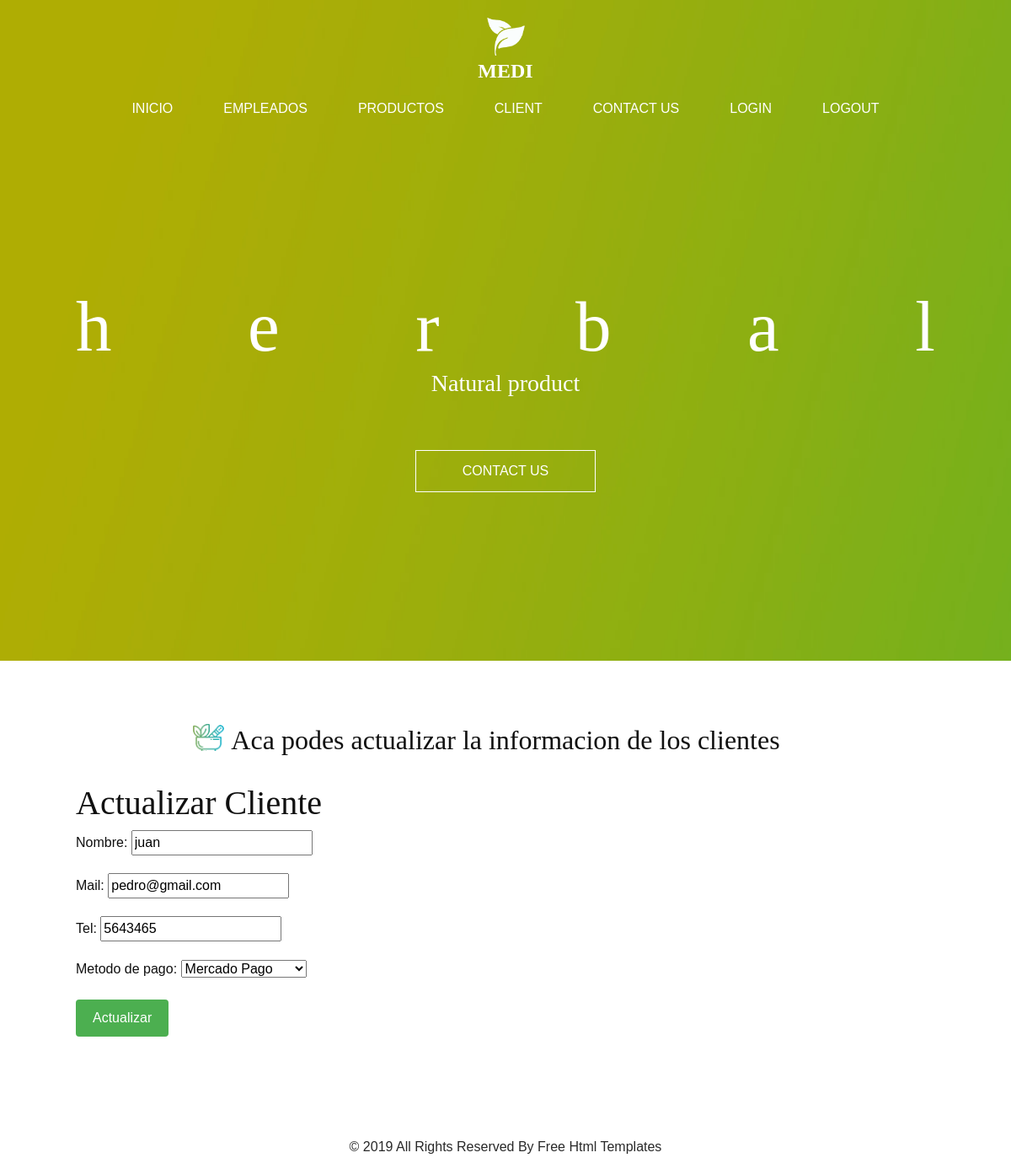
The page /app-coder/actualizarCliente/2 on the database as committed earlier.
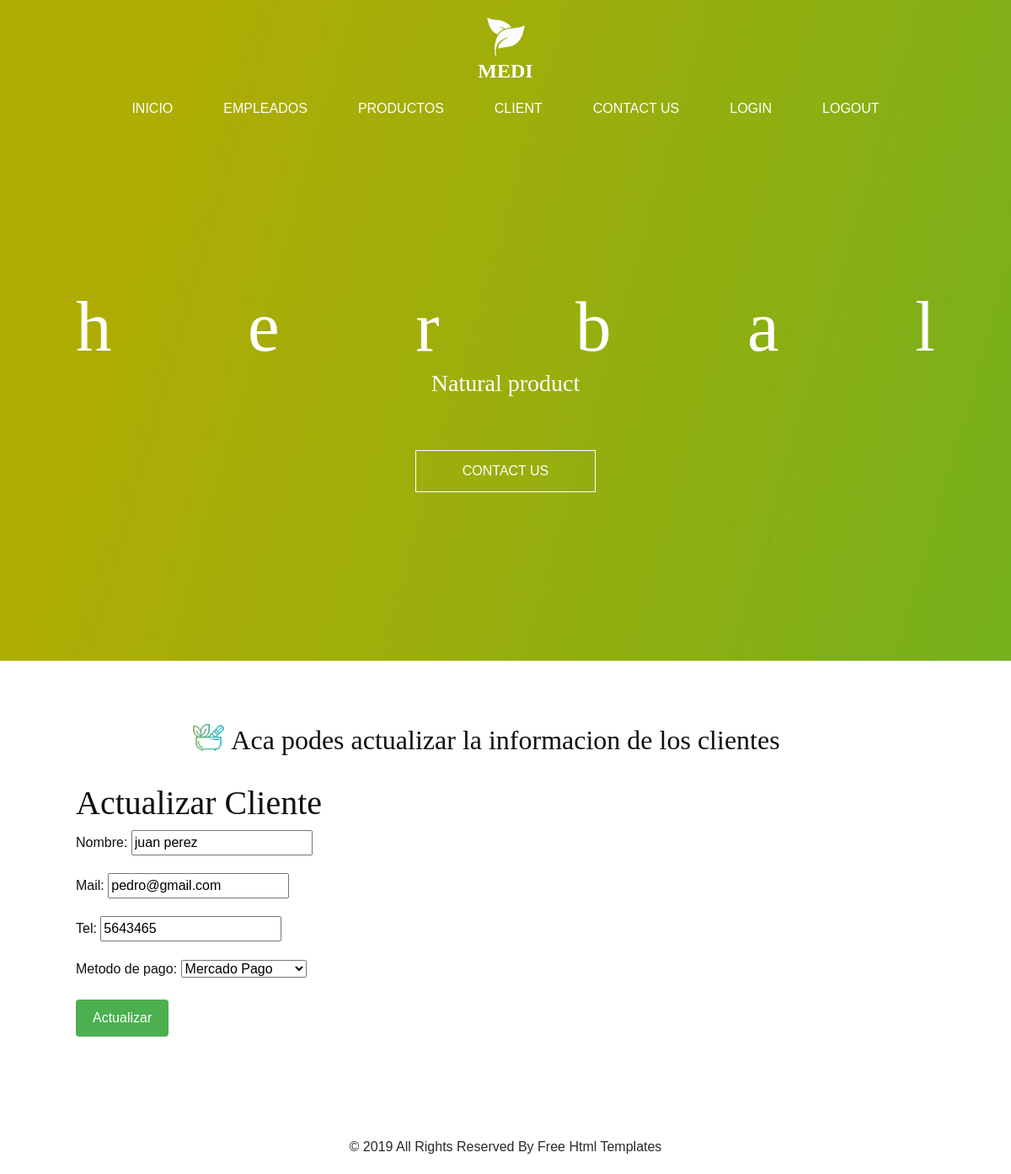
The same page on the database as committed later.
### AppCoder/models.py (models this page shows, shortened)
class Cliente(models.Model):
    nombre=models.CharField(max_length=40)
    mail=models.EmailField()
    tel=models.IntegerField()
    metodo_de_pago_choices=(
        ('Tarjeta de Credito','Tarjeta de Credito'),
        ('Tarjeta de Debito','Tarjeta de Debito'),
        ('Mercado Pago','Mercado Pago'),
        ('Transferencia','Transferencia'),
        ('Cheque','Cheque'),
        ('Efectivo','Efectivo')
    )
    metodo_de_pago=models.CharField(max_length=20, choices=metodo_de_pago_choices,default='Tarjeta de Debito')

### AppCoder/views.py (the view)
# urls.py: path('actualizarCliente/<pk>', ClienteUpdate.as_view(), name='ActualizarCliente'),
class ClienteUpdate(UpdateView):
    model=Cliente
    template_name='cliente_update.html'
    fields=('__all__')
    success_url='/app-coder/listaClientes'
    context_object_name='cliente'

### AppCoder/templates/cliente_update.html
{% extends 'padre.html' %}
{% block contenidoQueCambia %}
  <section class="why_section layout_padding">
    <div class="container">
      <div class="d-flex flex-column align-items-center text-center">
        <h2 class="custom_heading ">
            Aca podes actualizar la informacion de los clientes
        </h2>
      </div>
    </div>
    <div class="why_container my-4">
      <div class="img_box">
        <h1>Actualizar Cliente</h1>
        <form action="{% url 'ActualizarCliente' cliente.id %}" method="post">{% csrf_token %}
            {{form.as_p}}
            <button type="submit">Actualizar</button>
        </form>
      </div>
    </div>
  </section>
{% endblock contenidoQueCambia %}

Rows that differ between the two databases and show on the page:
changed Cliente "pedro@gmail.com": nombre "juan" → "juan perez"
